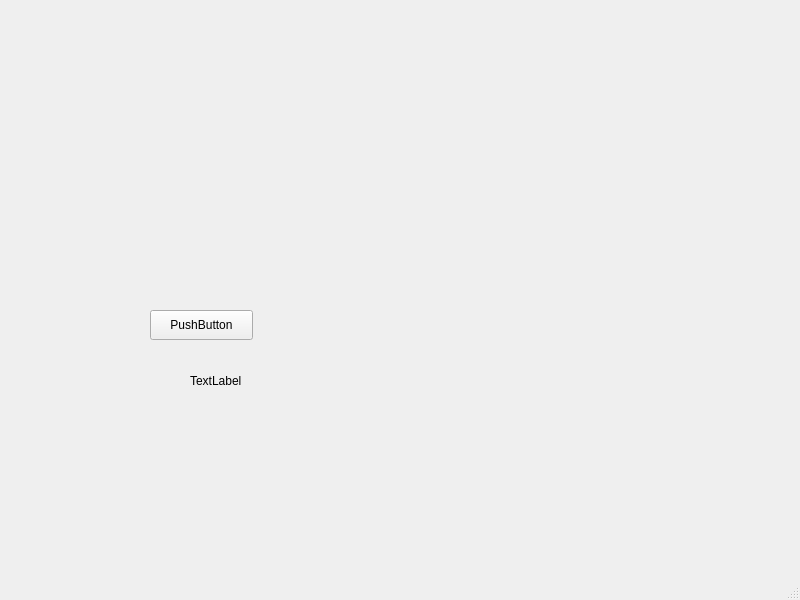
<?xml version="1.0" encoding="UTF-8"?>
<ui version="4.0">
 <class>MainWindow</class>
 <widget class="QMainWindow" name="MainWindow">
  <property name="geometry">
   <rect>
    <x>0</x>
    <y>0</y>
    <width>800</width>
    <height>600</height>
   </rect>
  </property>
  <property name="windowTitle">
   <string>MainWindow</string>
  </property>
  <widget class="QWidget" name="centralwidget">
   <widget class="QPushButton" name="Button">
    <property name="geometry">
     <rect>
      <x>150</x>
      <y>310</y>
      <width>103</width>
      <height>30</height>
     </rect>
    </property>
    <property name="text">
     <string>PushButton</string>
    </property>
   </widget>
   <widget class="QLabel" name="MiEtiqueta">
    <property name="geometry">
     <rect>
      <x>190</x>
      <y>370</y>
      <width>71</width>
      <height>22</height>
     </rect>
    </property>
    <property name="text">
     <string>TextLabel</string>
    </property>
   </widget>
  </widget>
  <widget class="QMenuBar" name="menubar">
   <property name="geometry">
    <rect>
     <x>0</x>
     <y>0</y>
     <width>800</width>
     <height>27</height>
    </rect>
   </property>
  </widget>
  <widget class="QStatusBar" name="statusbar"/>
 </widget>
 <resources/>
 <connections/>
</ui>
